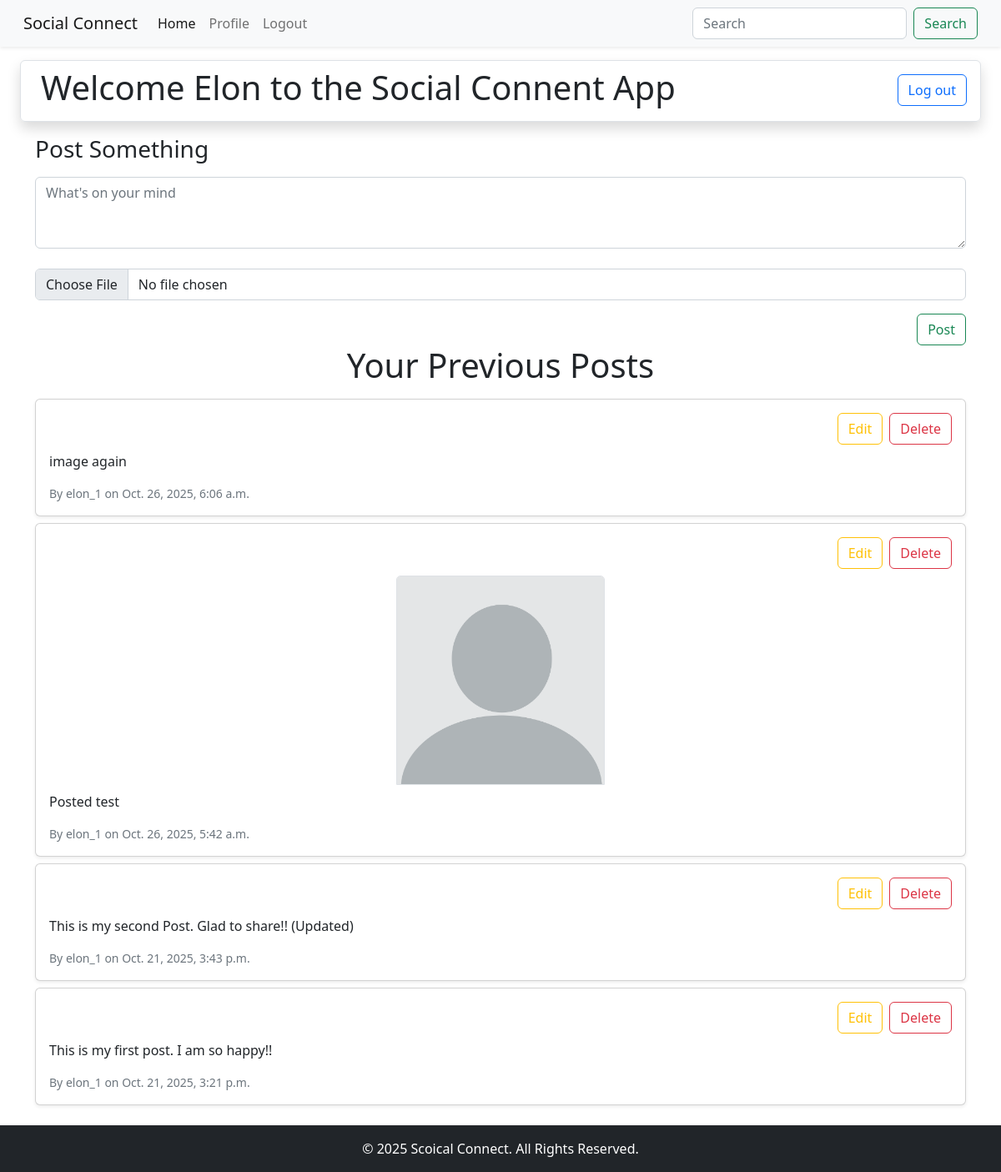
Page /users/profile/ (signed in) on the earlier database version.
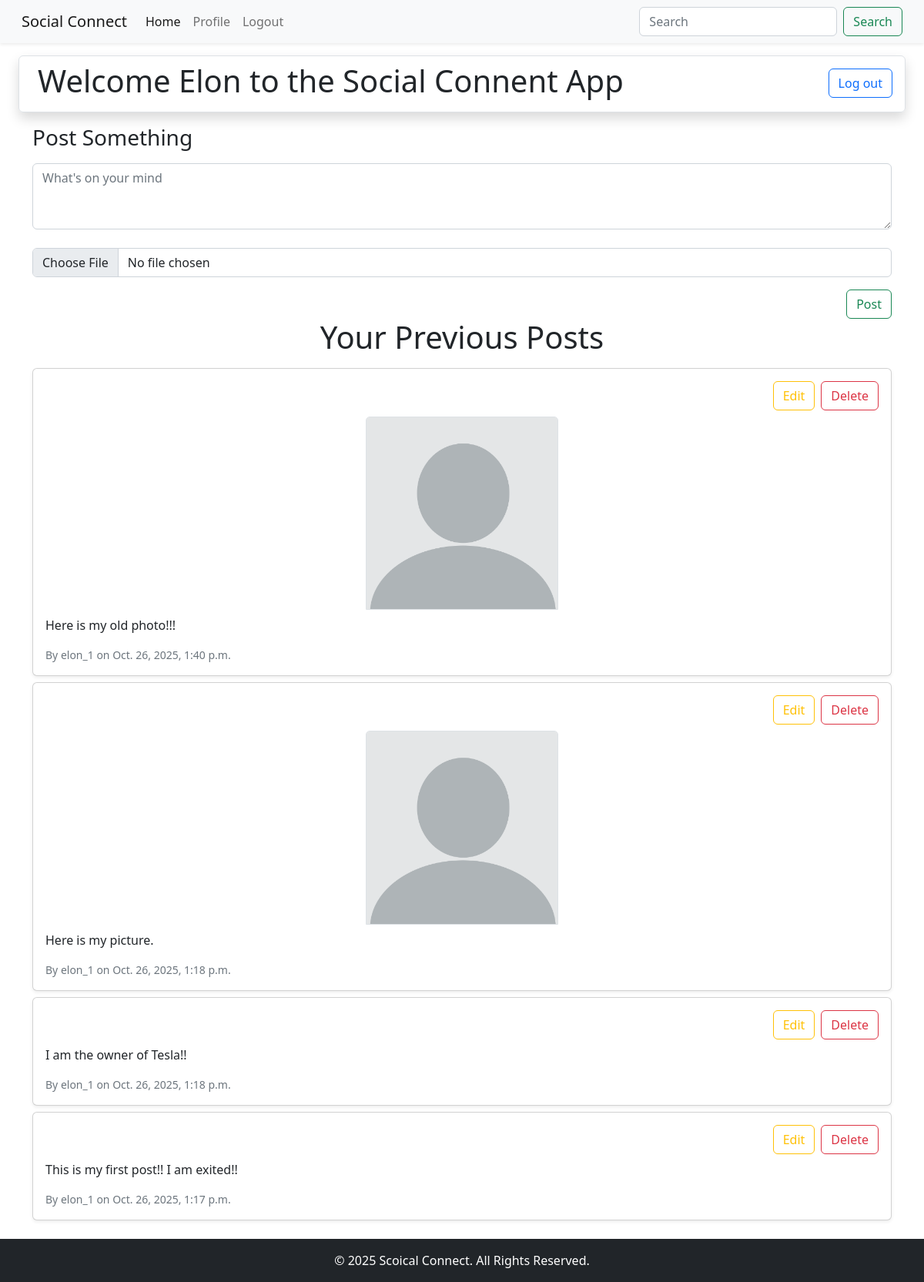
Same page on the later database version.
### posts/models.py (models this page shows)
class Post(models.Model):
    author = models.ForeignKey(User, on_delete=models.CASCADE)
    content = models.TextField()
    image = models.ImageField(upload_to= post_directory_name, null=True, blank=True)
    liked_users = models.ManyToManyField(User,related_name="liked_posts",)
    created_at = models.DateTimeField(auto_now_add=True)
    updated_at = models.DateTimeField(auto_now=True)

### users/views.py (the view)
# urls.py: path('profile/',views.profile, name= 'profile')
@login_required
def profile(request):
    if request.method == "POST":
        form = postForm(request.POST ,request.FILES)
        if form.is_valid():
            post = form.save(commit=False)
            post.author = request.user
            post.save()
            return redirect('profile')
        else:
            return HttpResponse("not valid!!")
    else:
        user_posts = Post.objects.filter(author = request.user).order_by('-created_at')
        return render(request, 'users/profile.html',{'user_posts':user_posts})

### users/templates/users/profile.html (shortened to what this page needs)
{% extends "base.html" %}
{% block content %}
<div class="border rounded shadow mx-4 my-3 d-flex justify-content-between p-2">
    <h1 class="ps-3">Welcome {{user.first_name}} to the Social Connent App</h1>
    <div>
        <a href="{% url "user_logout" %}"><button class="btn btn-outline-primary mt-2 me-2">Log out</button></a>
    </div>
</div>
<div class="container mb-3">
    {% include "posts/create_post.html" %}
    <h1 class="text-center mb-3">Your Previous Posts</h1>
    <div>
        {% for eachPost in user_posts %}
        <div class="card mb-2 shadow-sm" >
            <div class="card-body">
                <div class="d-flex justify-content-end mb-2">
                    <a href="{% url "post_edit" eachPost.id %}" class="btn btn-outline-warning me-2">Edit</a>
                    <a href="{% url "post_delete" eachPost.id %}" class="btn btn-outline-danger">Delete</a>
                </div>
                <div class="text-center mb-2">
                    {% if eachPost.image %}
                    <img src="{{eachPost.image.url}}" class="card-img-top border"
                    style="width: 250px; height: auto;">
                    {% endif %}
                </div>
                <p class="card-text">{{eachPost.content}}</p>
                <small class="text-muted d-block">By {{ eachPost.author }} on {{ eachPost.created_at }}</small>
            </div>
        </div>
        {% empty%}
        <p> No posts found.</p>
        {% endfor %}
    </div>
</div>
{% endblock content %}

Differences in the rows shown:
removed Post: content "image again", author "elon_1", created_at "Oct. 26, 2025, 6:06 a.m."
removed Post: image (picture), content "Posted test", author "elon_1", created_at "Oct. 26, 2025, 5:42 a.m."
removed Post: content "This is my second Post. Glad to share!! (Updated)", author "elon_1", created_at "Oct. 21, 2025, 3:43 p.m."
added Post: image (picture), content "Here is my old photo!!!", author "elon_1", created_at "Oct. 26, 2025, 1:40 p.m."
now on this page (row edited): Post: image (picture), content "Here is my picture.", author "elon_1", created_at "Oct. 26, 2025, 1:18 p.m."
added Post: content "I am the owner of Tesla!!", author "elon_1", created_at "Oct. 26, 2025, 1:18 p.m."
changed Post: content "This is my first post. I am so happy!!" → "This is my first post!! I am exited!!"; created_at "Oct. 21, 2025, 3:21 p.m." → "Oct. 26, 2025, 1:17 p.m."
